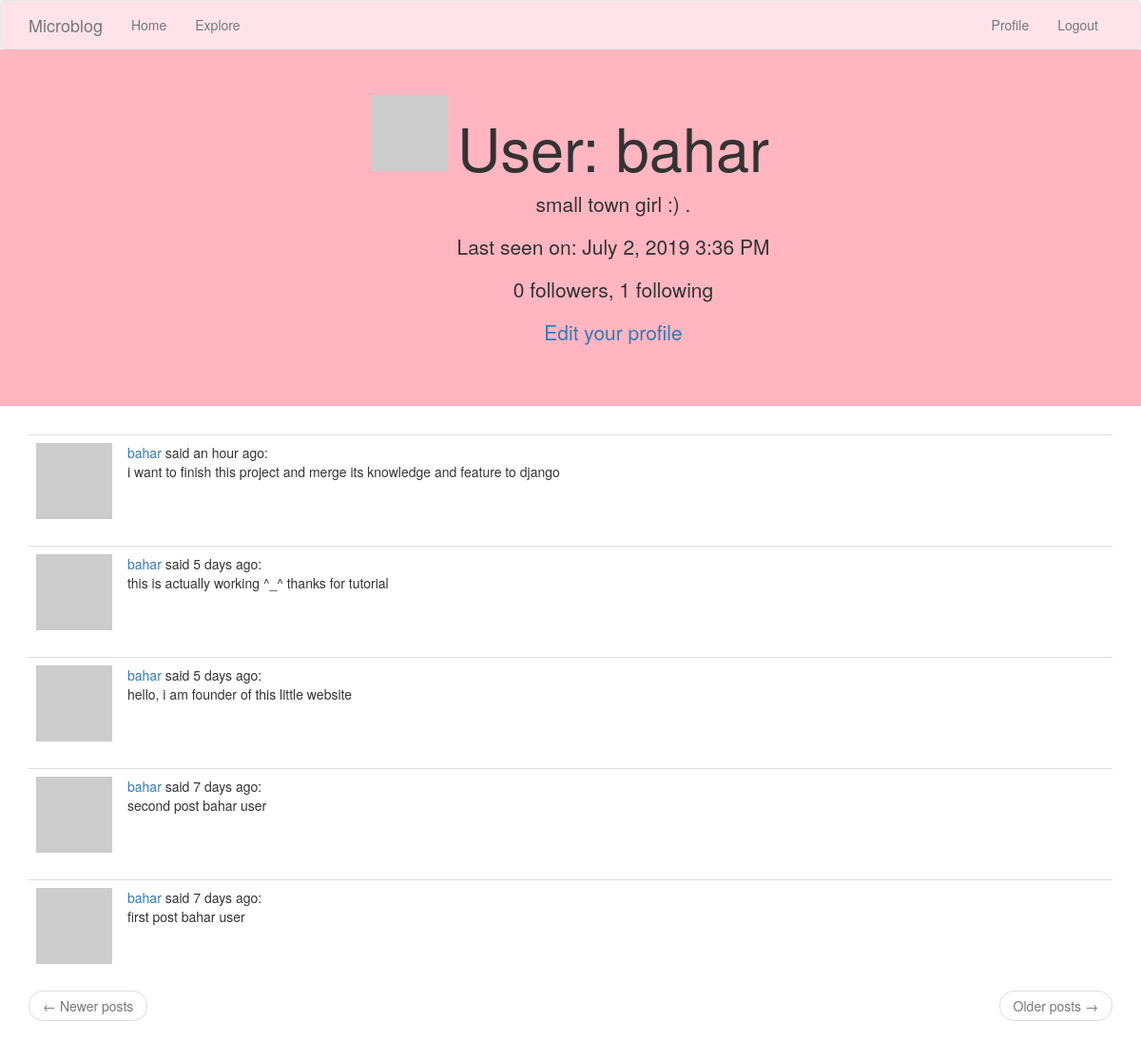
Screenshot of /user/bahar (signed in) with the database file from the repository.
### app/models.py (models this page shows, shortened)
class User(UserMixin, db.Model):
    id = db.Column(db.Integer, primary_key=True)
    username = db.Column(db.String(64), index=True, unique=True)
    email = db.Column(db.String(120), index=True, unique=True)
    password_hash = db.Column(db.String(128))
    posts = db.relationship('Post', backref='author', lazy='dynamic')
    about_me = db.Column(db.String(140))
    last_seen = db.Column(db.DateTime, default=datetime.utcnow)
    def avatar(self, size):
        digest = md5(self.email.lower().encode('utf-8')).hexdigest()
        return 'https://www.gravatar.com/avatar/{}?d=identicon&s={}'.format(
            digest, size)
    followed = db.relationship(
        'User', secondary=followers,
        primaryjoin=(followers.c.follower_id == id),
        secondaryjoin=(followers.c.followed_id == id),
        backref=db.backref('followers', lazy='dynamic'), lazy='dynamic')

class Post(db.Model):
    id = db.Column(db.Integer, primary_key=True)
    body = db.Column(db.String(140))
    timestamp = db.Column(db.DateTime, index=True, default=datetime.utcnow)
    user_id = db.Column(db.Integer, db.ForeignKey('user.id'))
    language = db.Column(db.String(5))

### app/main/routes.py (the view)
@bp.route('/user/<username>')
@login_required
def user(username):
    user = User.query.filter_by(username=username).first_or_404()
    page = request.args.get('page', 1, type=int)
    posts = user.posts.order_by(Post.timestamp.desc()).paginate(
        page, current_app.config['POSTS_PER_PAGE'], False)
    next_url = url_for('main.user', username=user.username, page=posts.next_num) \
        if posts.has_next else None
    prev_url = url_for('main.user', username=user.username, page=posts.prev_num) \
        if posts.has_prev else None
    return render_template('user.html', user=user, posts=posts.items,
                           next_url=next_url, prev_url=prev_url)

### app/main/routes.py (called while the page is built)
@bp.before_request
def before_request():
    if current_user.is_authenticated:
        current_user.last_seen = datetime.utcnow()
        db.session.commit()
    g.locale = str(get_locale())

### app/models.py (called while the page is built)
@login.user_loader
def load_user(id):
    return User.query.get(int(id))

### app/templates/user.html
{% extends "base.html" %}
{% block app_content %}
    <div class="jumbotron text-center" style="background-color:#FFB6C1">
    <table align="center">
        <tr valign="top">
            <td style="padding-right:10px;"><img src="{{ user.avatar(128) }}"></td>
            <td><h1>{{ _('User') }}: {{ user.username }}</h1>
        {% if user.about_me %}<p>{{ user.about_me }}</p>{% endif %}
        {% if user.last_seen %}<p>{{ _('Last seen on') }}: {{ moment(user.last_seen).format('LLL') }}</p>{% endif %}
        <p>{{ _('%(count)d followers', count=user.followers.count()) }}, {{ _('%(count)d following', count=user.followed.count()) }}</p>
        {% if user == current_user %}
        <p><a href="{{ url_for('main.edit_profile') }}">{{ _('Edit your profile') }}</a></p>
        {% elif not current_user.is_following(user) %}
        <p><a href="{{ url_for('main.follow', username=user.username) }}">{{ _('Follow') }}</a></p>
        {% else %}
        <p><a href="{{ url_for('main.unfollow', username=user.username) }}">{{ _('Unfollow') }}</a></p>
        {% endif %}
            </td>
        </tr>
    </table>
    </div>
    <div class="container" >
    {% for post in posts %}
        {% include '_post.html' %}
    {% endfor %}
    <nav aria-label="...">
        <ul class="pager">
            <li class="previous{% if not prev_url %} disabled{% endif %}">
                <a href="{{ prev_url or '#' }}">
                    <span aria-hidden="true">&larr;</span> {{ _('Newer posts') }}
                </a>
            </li>
            <li class="next{% if not next_url %} disabled{% endif %}">
                <a href="{{ next_url or '#' }}">
                    {{ _('Older posts') }} <span aria-hidden="true">&rarr;</span>
                </a>
            </li>
        </ul>
    </nav>
    </div>
{% endblock %}

### app/templates/_post.html (shortened to what this page needs)
    <table class="table table-hover">
        <tr>
            <td width="70px">
                <a href="{{ url_for('main.user', username=post.author.username) }}">
                    <img src="{{ post.author.avatar(70) }}" />
                </a>
            </td>
            <td>
               {{ _('%(username)s said %(when)s', username=user_link,  when=moment(post.timestamp).fromNow()) }}:
                <br>
                {{ post.body }}
            </td>
        </tr>
    </table>

### rows the page displays
User: username "bahar", about_me "small town girl :) .", last_seen "July 2, 2019 3:36 PM"
Post: body "i want to finish this project and merge its knowledge and feature to django"
Post: body "this is actually working ^_^ thanks for tutorial"
Post: body "hello, i am founder of this little website"
Post: body "second post bahar user"
Post: body "first post bahar user"
